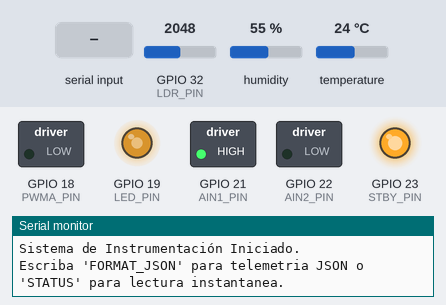
Bench run of a sketch on a simulated ESP32. Parts: switched loads named in the sketch (green lamp = pin HIGH), output pins drawn as LEDs (lit = HIGH), the last lines printed to the serial monitor. The inputs (shaded band) are chosen by the test bench; at power-on: GPIO 32 (LDR_PIN) = 2048, humidity 55 %, temperature 24 °C.

Above: at 1.2 s.
1.3 s: "MOTOR_ON\n" received over Serial
At 2.5 s:
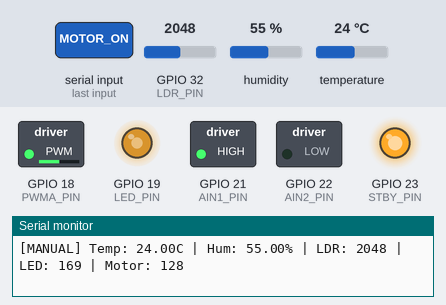
2.8 s: "LED_ON\n" received over Serial
At 3.9 s:
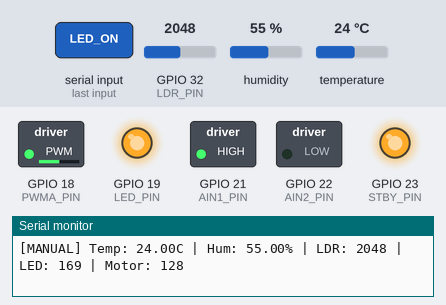
4.3 s: "MOTOR_OFF\n" received over Serial
At 5.0 s:
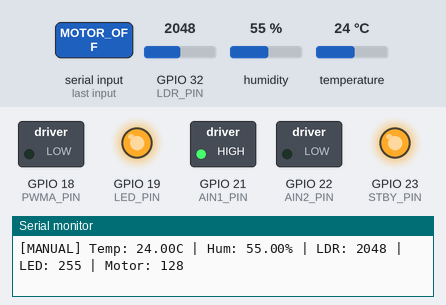
5.8 s: "LED_OFF\n" received over Serial
At 6.2 s:
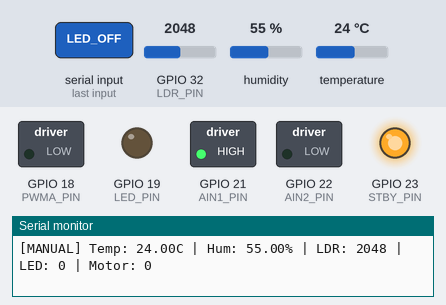
7.3 s: "MOTOR_ON\n" received over Serial
At 8.5 s:
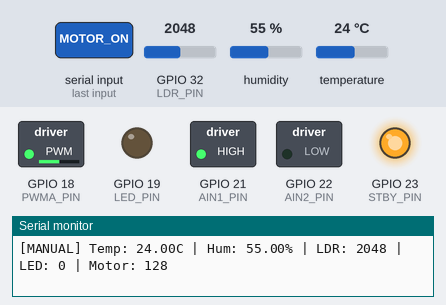
Timing chart, 0 to 9.8 s (numbered marks = the images above; inputs shaded):
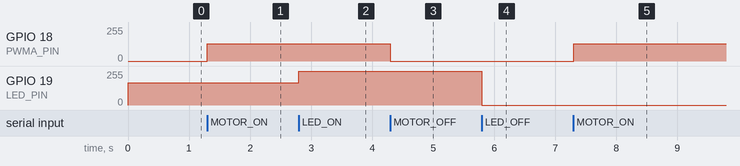

Measured:
- after the input at 1.3 s, GPIO 18 (PWMA_PIN): 0/255 → 128/255 at once
- after the input at 2.8 s, GPIO 19 (LED_PIN): 168/255 → 255/255 at once
- after the input at 4.3 s, GPIO 18 (PWMA_PIN): 128/255 → 0/255 at once
- after the input at 5.8 s, GPIO 19 (LED_PIN): 255/255 → 0/255 at once
- after the input at 7.3 s, GPIO 18 (PWMA_PIN): 0/255 → 128/255 at once

The sketch:

invernadero_esp32.ino
```cpp
#include "DHT.h"

// ==========================================
// DEFINICIÓN DE PINES
// ==========================================
const int LDR_PIN = 32;
const int DHT_PIN = 4;
const int LED_PIN = 19;

const int PWMA_PIN = 18;
const int AIN1_PIN = 21;
const int AIN2_PIN = 22;
const int STBY_PIN = 23;

// ==========================================
// CONFIGURACIÓN PWM (API ESP32 v3.0)
// ==========================================
const int frecuencia = 5000;
const int resolucion = 8;

#define DHTTYPE DHT11
DHT dht(DHT_PIN, DHTTYPE);

// ==========================================
// VARIABLES GLOBALES DE ESTADO (Telemetría)
// ==========================================
int valorLDR = 0;
int brilloLED = 0;
int velocidadMotor = 0;
float temperatura = 0.0;
float humedad = 0.0;

// Variables de configuración del sistema
bool modoAutomatico = true; // true = sensores mandan, false = comandos manuales mandan
bool formatoJSON = false;   // true = salida JSON, false = salida en texto

// Control de tiempo para la telemetría (cada 2 segundos)
unsigned long tiempoAnteriorTelemetria = 0;
const long intervaloTelemetria = 2000;

// ==========================================
// SETUP
// ==========================================
void setup() {
  Serial.begin(115200);
  Serial.setTimeout(10); // Evita retrasos al leer comandos por Serial

  // Configurar puente H
  pinMode(AIN1_PIN, OUTPUT);
  pinMode(AIN2_PIN, OUTPUT);
  pinMode(STBY_PIN, OUTPUT);

  // Dirección constante y activación
  digitalWrite(AIN1_PIN, HIGH);
  digitalWrite(AIN2_PIN, LOW);
  digitalWrite(STBY_PIN, HIGH);

  // Configurar pines PWM
  ledcAttach(LED_PIN, frecuencia, resolucion);
  ledcAttach(PWMA_PIN, frecuencia, resolucion);

  dht.begin();
  Serial.println("Sistema de Instrumentación Iniciado.");
  Serial.println("Escriba 'FORMAT_JSON' para telemetria JSON o 'STATUS' para lectura instantanea.");
}

// ==========================================
// LOOP PRINCIPAL (Arquitectura limpia)
// ==========================================
void loop() {
  procesarComandos();
  leerSensores();

  if (modoAutomatico) {
    ejecutarLogicaAutomatica();
  }

  actualizarActuadores();

  // Emitir telemetría cada 2 segundos
  if (millis() - tiempoAnteriorTelemetria >= intervaloTelemetria) {
    tiempoAnteriorTelemetria = millis();
    imprimirTelemetria();
  }
}

// ==========================================
// FUNCIONES DEL SISTEMA
// ==========================================

void procesarComandos() {
  if (Serial.available() > 0) {
    String comando = Serial.readStringUntil('\n');
    comando.trim(); // Limpiar espacios ocultos o saltos de línea (\r)
    comando.toUpperCase(); // Hacerlo insensible a mayúsculas/minúsculas

    if (comando == "AUTO") {
      modoAutomatico = true;
    }
    else if (comando == "MOTOR_ON") {
      modoAutomatico = false;
      velocidadMotor = 128;
    }
    else if (comando == "MOTOR_OFF") {
      modoAutomatico = false;
      velocidadMotor = 0;
    }
    else if (comando == "LED_ON") {
      modoAutomatico = false;
      brilloLED = 255;
    }
    else if (comando == "LED_OFF") {
      modoAutomatico = false;
      brilloLED = 0;
    }
    else if (comando == "FORMAT_JSON") {
      formatoJSON = true;
    }
    else if (comando == "FORMAT_TEXT") {
      formatoJSON = false;
    }
    else if (comando == "STATUS") {
      imprimirTelemetria(); // Imprime de inmediato
    }
    else if (comando.length() > 0) {
      Serial.println("[ERROR] Comando desconocido.");
    }
  }
}

void leerSensores() {
  // LDR en tiempo real
  valorLDR = analogRead(LDR_PIN);

  // El DHT11 no debe leerse muy rápido, usamos el mismo temporizador de telemetría
  // para actualizar sus variables justo antes de imprimir
  if (millis() - tiempoAnteriorTelemetria >= (intervaloTelemetria - 10)) {
    float h = dht.readHumidity();
    float t = dht.readTemperature();
    // Solo actualizamos si la lectura es válida
    if (!isnan(h) && !isnan(t)) {
      humedad = h;
      temperatura = t;
    } else {
      temperatura = -999.0; // Código de error
      humedad = -999.0;
    }
  }
}

void ejecutarLogicaAutomatica() {
  // Lógica del LED
  brilloLED = map(valorLDR, 1000, 4095, 255, 0);
  brilloLED = constrain(brilloLED, 0, 255);

  // Lógica del Motor / Ventilador
  if (temperatura > 30.0 && temperatura != -999.0) {
    velocidadMotor = 128;
  } else {
    velocidadMotor = 0;
  }
}

void actualizarActuadores() {
  ledcWrite(LED_PIN, brilloLED);
  ledcWrite(PWMA_PIN, velocidadMotor);
}

void imprimirTelemetria() {
  if (formatoJSON) {
    // Estructura JSON perfecta para integrarse con Python, C# o Web
    Serial.print("{\"modo\":\"");
    Serial.print(modoAutomatico ? "AUTO" : "MANUAL");
    Serial.print("\",\"temp\":");
    Serial.print(temperatura);
    Serial.print(",\"hum\":");
    Serial.print(humedad);
    Serial.print(",\"ldr\":");
    Serial.print(valorLDR);
    Serial.print(",\"pwm_led\":");
    Serial.print(brilloLED);
    Serial.print(",\"pwm_motor\":");
    Serial.print(velocidadMotor);
    Serial.println("}");
  } else {
    // Estructura de Texto Plano para diagnóstico visual
    Serial.print("[");
    Serial.print(modoAutomatico ? "AUTO" : "MANUAL");
    Serial.print("] Temp: ");
    if (temperatura == -999.0) Serial.print("ERR"); else { Serial.print(temperatura); Serial.print("C"); }
    Serial.print(" | Hum: ");
    if (humedad == -999.0) Serial.print("ERR"); else { Serial.print(humedad); Serial.print("%"); }
    Serial.print(" | LDR: "); Serial.print(valorLDR);
    Serial.print(" | LED: "); Serial.print(brilloLED);
    Serial.print(" | Motor: "); Serial.println(velocidadMotor);
  }
}
```
